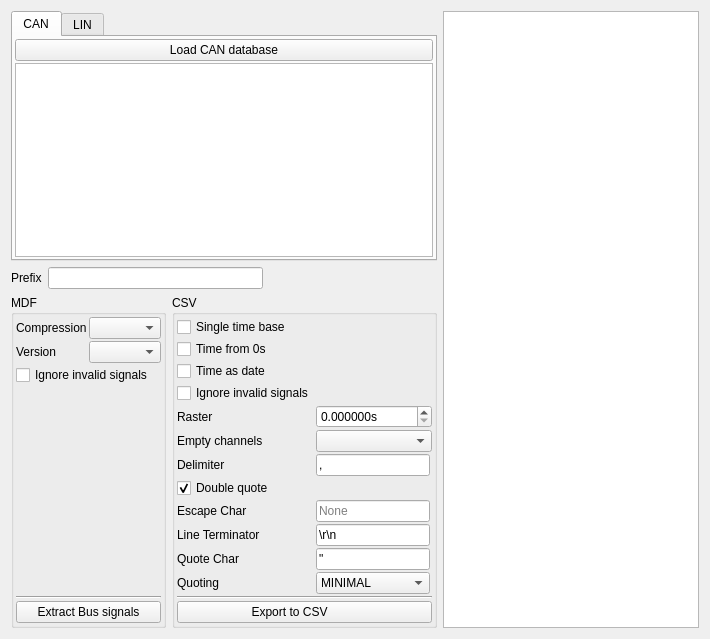
      <widget class="QWidget" name="extract_bus_tab">
       <attribute name="icon">
        <iconset resource="resource.qrc">
         <normaloff>:/down.png</normaloff>:/down.png</iconset>
       </attribute>
       <attribute name="title">
        <string>Bus logging</string>
       </attribute>
       <layout class="QGridLayout" name="gridLayout_11">
        <item row="0" column="2" rowspan="3">
         <widget class="QTextEdit" name="output_info_bus">
          <property name="readOnly">
           <bool>true</bool>
          </property>
         </widget>
        </item>
        <item row="2" column="1">
         <widget class="QGroupBox" name="groupBox_3">
          <property name="title">
           <string>CSV</string>
          </property>
          <layout class="QGridLayout" name="gridLayout_10">
           <property name="leftMargin">
            <number>2</number>
           </property>
           <property name="topMargin">
            <number>2</number>
           </property>
           <property name="rightMargin">
            <number>2</number>
           </property>
           <property name="bottomMargin">
            <number>2</number>
           </property>
           <property name="spacing">
            <number>2</number>
           </property>
           <item row="3" column="1">
            <widget class="QCheckBox" name="ignore_invalid_signals_csv">
             <property name="toolTip">
              <string>checks if all samples are eauql to the maximum teoretical signal value</string>
             </property>
             <property name="text">
              <string>Ignore invalid signals</string>
             </property>
            </widget>
           </item>
           <item row="1" column="1">
            <widget class="QCheckBox" name="time_from_zero_bus">
             <property name="text">
              <string>Time from 0s</string>
             </property>
            </widget>
           </item>
           <item row="5" column="2" colspan="2">
            <widget class="QComboBox" name="empty_channels_bus"/>
           </item>
           <item row="6" column="1">
            <widget class="QLabel" name="label_8">
             <property name="text">
              <string>Delimiter</string>
             </property>
            </widget>
           </item>
           <item row="4" column="1">
            <widget class="QLabel" name="label_28">
             <property name="text">
              <string>Raster</string>
             </property>
            </widget>
           </item>
           <item row="13" column="1" colspan="3">
            <widget class="QPushButton" name="extract_bus_csv_btn">
             <property name="text">
              <string>Export to CSV         </string>
             </property>
             <property name="icon">
              <iconset resource="resource.qrc">
               <normaloff>:/csv.png</normaloff>:/csv.png</iconset>
             </property>
            </widget>
           </item>
           <item row="4" column="2" colspan="2">
            <widget class="QDoubleSpinBox" name="export_raster_bus">
             <property name="suffix">
              <string>s</string>
             </property>
             <property name="decimals">
              <number>6</number>
             </property>
            </widget>
           </item>
           <item row="9" column="2">
            <widget class="QLineEdit" name="lineterminator_bus">
             <property name="text">
              <string>\r\n</string>
             </property>
            </widget>
           </item>
           <item row="10" column="1">
            <widget class="QLabel" name="label_14">
             <property name="text">
              <string>Quote Char</string>
             </property>
            </widget>
           </item>
           <item row="10" column="2">
            <widget class="QLineEdit" name="quotechar_bus">
             <property name="text">
              <string>&quot;</string>
             </property>
             <property name="maxLength">
              <number>1</number>
             </property>
            </widget>
           </item>
           <item row="0" column="1">
            <widget class="QCheckBox" name="single_time_base_bus">
             <property name="text">
              <string>Single time base</string>
             </property>
            </widget>
           </item>
           <item row="5" column="1">
            <widget class="QLabel" name="label_29">
             <property name="text">
              <string>Empty channels</string>
             </property>
            </widget>
           </item>
           <item row="7" column="1">
            <widget class="QCheckBox" name="doublequote_bus">
             <property name="text">
              <string>Double quote</string>
             </property>
             <property name="checked">
              <bool>true</bool>
             </property>
            </widget>
           </item>
           <item row="6" column="2">
            <widget class="QLineEdit" name="delimiter_bus">
             <property name="text">
              <string>,</string>
             </property>
             <property name="maxLength">
              <number>1</number>
             </property>
             <property name="clearButtonEnabled">
              <bool>false</bool>
             </property>
            </widget>
           </item>
           <item row="12" column="1" colspan="3">
            <widget class="Line" name="line_13">
             <property name="orientation">
              <enum>Qt::Horizontal</enum>
             </property>
            </widget>
           </item>
           <item row="8" column="2">
            <widget class="QLineEdit" name="escapechar_bus">
             <property name="inputMask">
              <string/>
             </property>
             <property name="maxLength">
              <number>1</number>
             </property>
             <property name="placeholderText">
              <string>None</string>
             </property>
            </widget>
           </item>
           <item row="2" column="1">
            <widget class="QCheckBox" name="bus_time_as_date">
             <property name="text">
              <string>Time as date</string>
             </property>
            </widget>
           </item>
           <item row="9" column="1">
            <widget class="QLabel" name="label_13">
             <property name="text">
              <string>Line Terminator</string>
             </property>
            </widget>
           </item>
           <item row="8" column="1">
            <widget class="QLabel" name="label_9">
             <property name="text">
              <string>Escape Char</string>
             </property>
            </widget>
           </item>
           <item row="11" column="1">
            <widget class="QLabel" name="label_7">
             <property name="text">
              <string>Quoting</string>
             </property>
            </widget>
           </item>
           <item row="11" column="2">
            <widget class="QComboBox" name="quoting_bus">
             <property name="currentIndex">
              <number>1</number>
             </property>
             <item>
              <property name="text">
               <string>ALL</string>
              </property>
             </item>
             <item>
              <property name="text">
               <string>MINIMAL</string>
              </property>
             </item>
             <item>
              <property name="text">
               <string>NONNUMERIC</string>
              </property>
             </item>
             <item>
              <property name="text">
               <string>NONE</string>
              </property>
             </item>
            </widget>
           </item>
          </layout>
         </widget>
        </item>
        <item row="2" column="0">
         <widget class="QGroupBox" name="groupBox_2">
          <property name="title">
           <string>MDF</string>
          </property>
          <layout class="QGridLayout" name="gridLayout_5">
           <property name="leftMargin">
            <number>2</number>
           </property>
           <property name="topMargin">
            <number>2</number>
           </property>
           <property name="rightMargin">
            <number>2</number>
           </property>
           <property name="bottomMargin">
            <number>2</number>
           </property>
           <property name="spacing">
            <number>2</number>
           </property>
           <item row="5" column="0" colspan="2">
            <widget class="QPushButton" name="extract_bus_btn">
             <property name="text">
              <string>Extract Bus signals</string>
             </property>
             <property name="icon">
              <iconset resource="resource.qrc">
               <normaloff>:/down.png</normaloff>:/down.png</iconset>
             </property>
            </widget>
           </item>
           <item row="0" column="0">
            <widget class="QLabel" name="label__1">
             <property name="text">
              <string>Compression</string>
             </property>
            </widget>
           </item>
           <item row="0" column="1">
            <widget class="QComboBox" name="extract_bus_compression">
             <property name="sizeAdjustPolicy">
              <enum>QComboBox::AdjustToContents</enum>
             </property>
            </widget>
           </item>
           <item row="1" column="1">
            <widget class="QComboBox" name="extract_bus_format">
             <property name="sizeAdjustPolicy">
              <enum>QComboBox::AdjustToContents</enum>
             </property>
            </widget>
           </item>
           <item row="1" column="0">
            <widget class="QLabel" name="label_24">
             <property name="text">
              <string>Version</string>
             </property>
            </widget>
           </item>
           <item row="2" column="0" colspan="2">
            <widget class="QCheckBox" name="ignore_invalid_signals_mdf">
             <property name="toolTip">
              <string>checks if all samples are eauql to the maximum teoretical signal value</string>
             </property>
             <property name="text">
              <string>Ignore invalid signals</string>
             </property>
            </widget>
           </item>
           <item row="3" column="0">
            <widget class="QLabel" name="label_27">
             <property name="text">
              <string/>
             </property>
            </widget>
           </item>
           <item row="4" column="0" colspan="2">
            <widget class="Line" name="line_12">
             <property name="orientation">
              <enum>Qt::Horizontal</enum>
             </property>
            </widget>
           </item>
          </layout>
         </widget>
        </item>
        <item row="0" column="0" colspan="2">
         <widget class="QTabWidget" name="tabWidget">
          <property name="currentIndex">
           <number>0</number>
          </property>
          <widget class="QWidget" name="tab">
           <attribute name="title">
            <string>CAN</string>
           </attribute>
           <layout class="QVBoxLayout" name="verticalLayout">
            <property name="spacing">
             <number>2</number>
            </property>
            <property name="leftMargin">
             <number>2</number>
            </property>
            <property name="topMargin">
             <number>2</number>
            </property>
            <property name="rightMargin">
             <number>2</number>
            </property>
            <property name="bottomMargin">
             <number>2</number>
            </property>
            <item>
             <widget class="QPushButton" name="load_can_database_btn">
              <property name="text">
               <string>Load CAN database</string>
              </property>
              <property name="icon">
               <iconset resource="resource.qrc">
                <normaloff>:/open.png</normaloff>:/open.png</iconset>
              </property>
             </widget>
            </item>
            <item>
             <widget class="MinimalListWidget" name="can_database_list"/>
            </item>
           </layout>
          </widget>
          <widget class="QWidget" name="tab_2">
           <attribute name="title">
            <string>LIN</string>
           </attribute>
           <layout class="QVBoxLayout" name="verticalLayout_2">
            <property name="spacing">
             <number>2</number>
            </property>
            <property name="leftMargin">
             <number>2</number>
            </property>
            <property name="topMargin">
             <number>2</number>
            </property>
            <property name="rightMargin">
             <number>2</number>
            </property>
            <property name="bottomMargin">
             <number>2</number>
            </property>
            <item>
             <widget class="QPushButton" name="load_lin_database_btn">
              <property name="text">
               <string>Load LIN database</string>
              </property>
              <property name="icon">
               <iconset resource="resource.qrc">
                <normaloff>:/open.png</normaloff>:/open.png</iconset>
              </property>
             </widget>
            </item>
            <item>
             <widget class="MinimalListWidget" name="lin_database_list"/>
            </item>
           </layout>
          </widget>
         </widget>
        </item>
        <item row="1" column="0" colspan="2">
         <layout class="QHBoxLayout" name="horizontalLayout" stretch="0,0,1">
          <item>
           <widget class="QLabel" name="label">
            <property name="text">
             <string>Prefix</string>
            </property>
           </widget>
          </item>
          <item>
           <widget class="QLineEdit" name="prefix">
            <property name="minimumSize">
             <size>
              <width>215</width>
              <height>0</height>
             </size>
            </property>
           </widget>
          </item>
          <item>
           <spacer name="horizontalSpacer">
            <property name="orientation">
             <enum>Qt::Horizontal</enum>
            </property>
            <property name="sizeHint" stdset="0">
             <size>
              <width>40</width>
              <height>20</height>
             </size>
            </property>
           </spacer>
          </item>
         </layout>
        </item>
       </layout>
      </widget>
